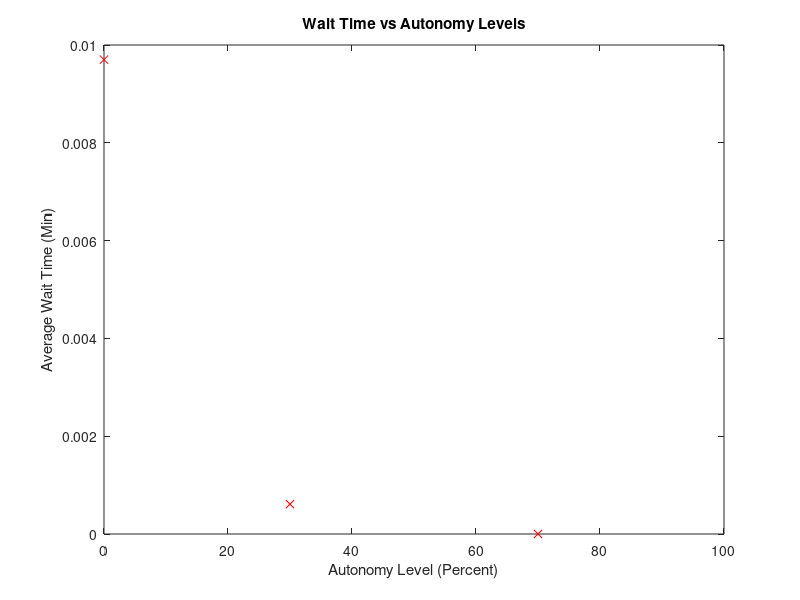
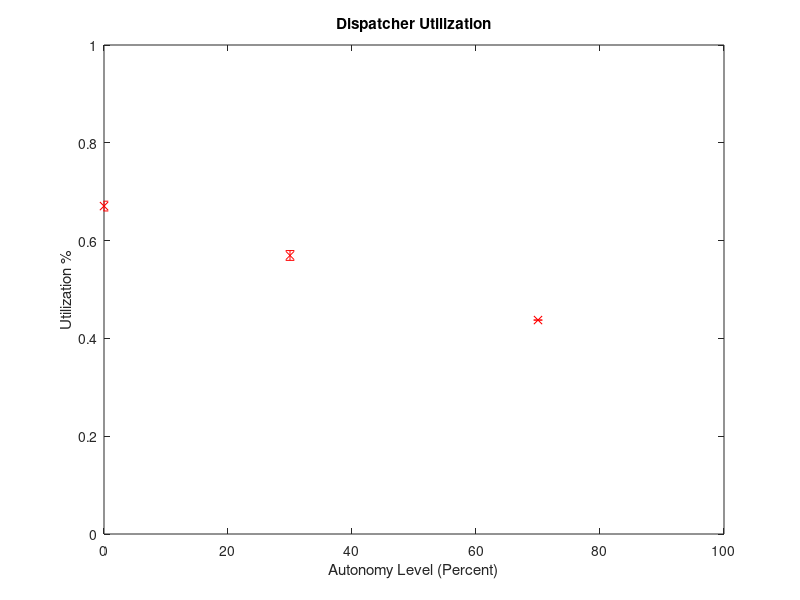

Source code (MATLAB) for these figures, in order:
clear all;
%average wait time
x=[0 30 70];
y=[.0097 .000611 .00000142];
plot(x,y,'rx')
axis([0 100 0 .01])
xlabel('Autonomy Level (Percent)')
ylabel('Average Wait Time (Min)')
title('Wait Time vs Autonomy Levels')

%utilization
figure(2);clf;
ut=[.6706 .5696 .4375];
hw=[0.01,.01,0];
errorbar(x,ut,hw,'rx')
axis([0 100 0 1])
xlabel('Autonomy Level (Percent)')
ylabel('Utilization %')
title('Dispatcher Utilization')